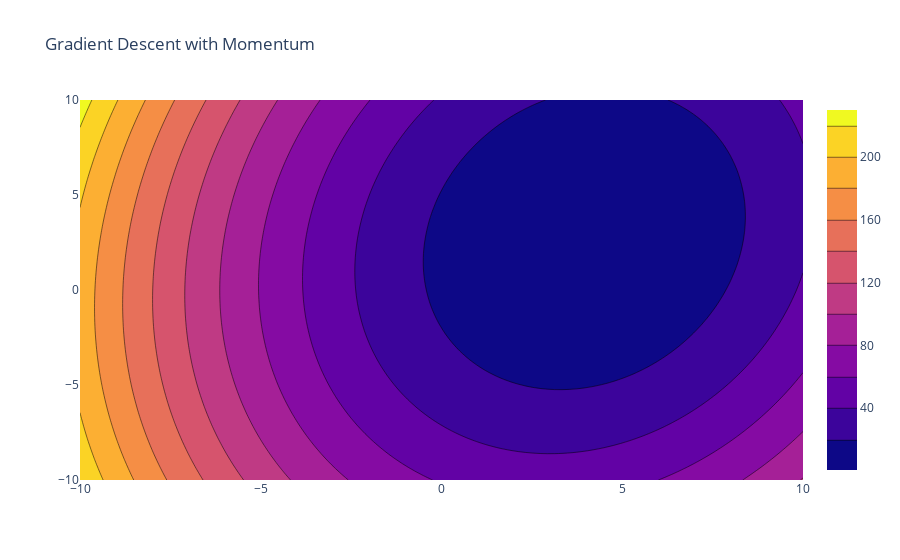

This figure's notebook cell:
### Code cell
# Show the contour plots for different epochs for momentum implementation. Specifically, show all the vectors: gradient, current value of theta, momentum.
def plot_contour_plot_with_momentum(losses, x1, y, num_epochs, title):
    theta_0 = np.linspace(-10, 10, 100)
    theta_1 = np.linspace(-10, 10, 100)
    theta_0, theta_1 = np.meshgrid(theta_0, theta_1)
    z = np.zeros((100, 100))
    for i in range(100):
        for j in range(100):
            theta = np.array([theta_0[i, j], theta_1[i, j]])
            z[i, j] = np.mean(np.square(y - (theta[1]*x1 + theta[0])))
    fig = go.Figure(data=[go.Contour(z=z, x=theta_0[0], y=theta_1[:, 0])])
    fig.update_layout(title=title)
    fig.show()

plot_contour_plot_with_momentum(momentum_losses, x1, y, momentum_iterations, 'Gradient Descent with Momentum')

### Figure 1 — Plotly figure (JSON) as saved in the notebook; plotly's stock layout.template omitted (floating-point values rounded to 4 significant figures; data arrays with more than 128 entries replaced by an {"elided": "..."} marker saying what was removed)
{"data": [{"type": "contour", "x": [-10, -9.798, -9.596, -9.394, -9.192, -8.99, -8.788, -8.586, -8.384, -8.182, -7.98, -7.778, -7.576, -7.374, -7.172, -6.97, -6.768, -6.566, -6.364, -6.162, -5.96, -5.758, -5.556, -5.354, -5.152, -4.949, -4.747, -4.545, -4.343, -4.141, -3.939, -3.737, -3.535, -3.333, -3.131, -2.929, -2.727, -2.525, -2.323, -2.121, -1.919, -1.717, -1.515, -1.313, -1.111, -0.9091, -0.7071, -0.5051, -0.303, -0.101, 0.101, 0.303, 0.5051, 0.7071, 0.9091, 1.111, 1.313, 1.515, 1.717, 1.919, 2.121, 2.323, 2.525, 2.727, 2.929, 3.131, 3.333, 3.535, 3.737, 3.939, 4.141, 4.343, 4.545, 4.747, 4.949, 5.152, 5.354, 5.556, 5.758, 5.96, 6.162, 6.364, 6.566, 6.768, 6.97, 7.172, 7.374, 7.576, 7.778, 7.98, 8.182, 8.384, 8.586, 8.788, 8.99, 9.192, 9.394, 9.596, 9.798, 10], "y": [-10, -9.798, -9.596, -9.394, -9.192, -8.99, -8.788, -8.586, -8.384, -8.182, -7.98, -7.778, -7.576, -7.374, -7.172, -6.97, -6.768, -6.566, -6.364, -6.162, -5.96, -5.758, -5.556, -5.354, -5.152, -4.949, -4.747, -4.545, -4.343, -4.141, -3.939, -3.737, -3.535, -3.333, -3.131, -2.929, -2.727, -2.525, -2.323, -2.121, -1.919, -1.717, -1.515, -1.313, -1.111, -0.9091, -0.7071, -0.5051, -0.303, -0.101, 0.101, 0.303, 0.5051, 0.7071, 0.9091, 1.111, 1.313, 1.515, 1.717, 1.919, 2.121, 2.323, 2.525, 2.727, 2.929, 3.131, 3.333, 3.535, 3.737, 3.939, 4.141, 4.343, 4.545, 4.747, 4.949, 5.152, 5.354, 5.556, 5.758, 5.96, 6.162, 6.364, 6.566, 6.768, 6.97, 7.172, 7.374, 7.576, 7.778, 7.98, 8.182, 8.384, 8.586, 8.788, 8.99, 9.192, 9.394, 9.596, 9.798, 10], "z": {"elided": "100x100 float values"}}], "layout": {"title": {"text": "Gradient Descent with Momentum"}}}
